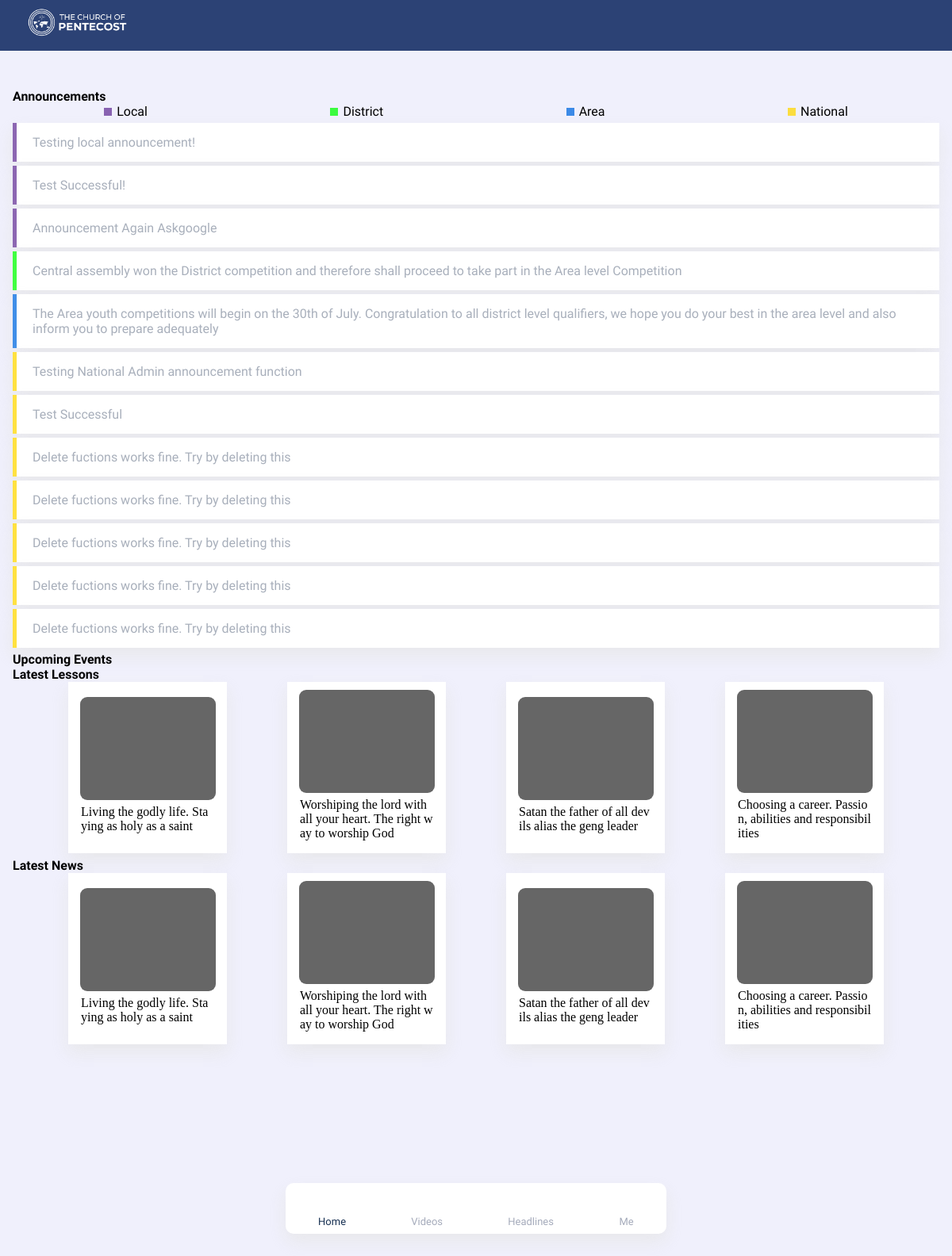
The page /member/home (signed in) on the database as committed earlier.
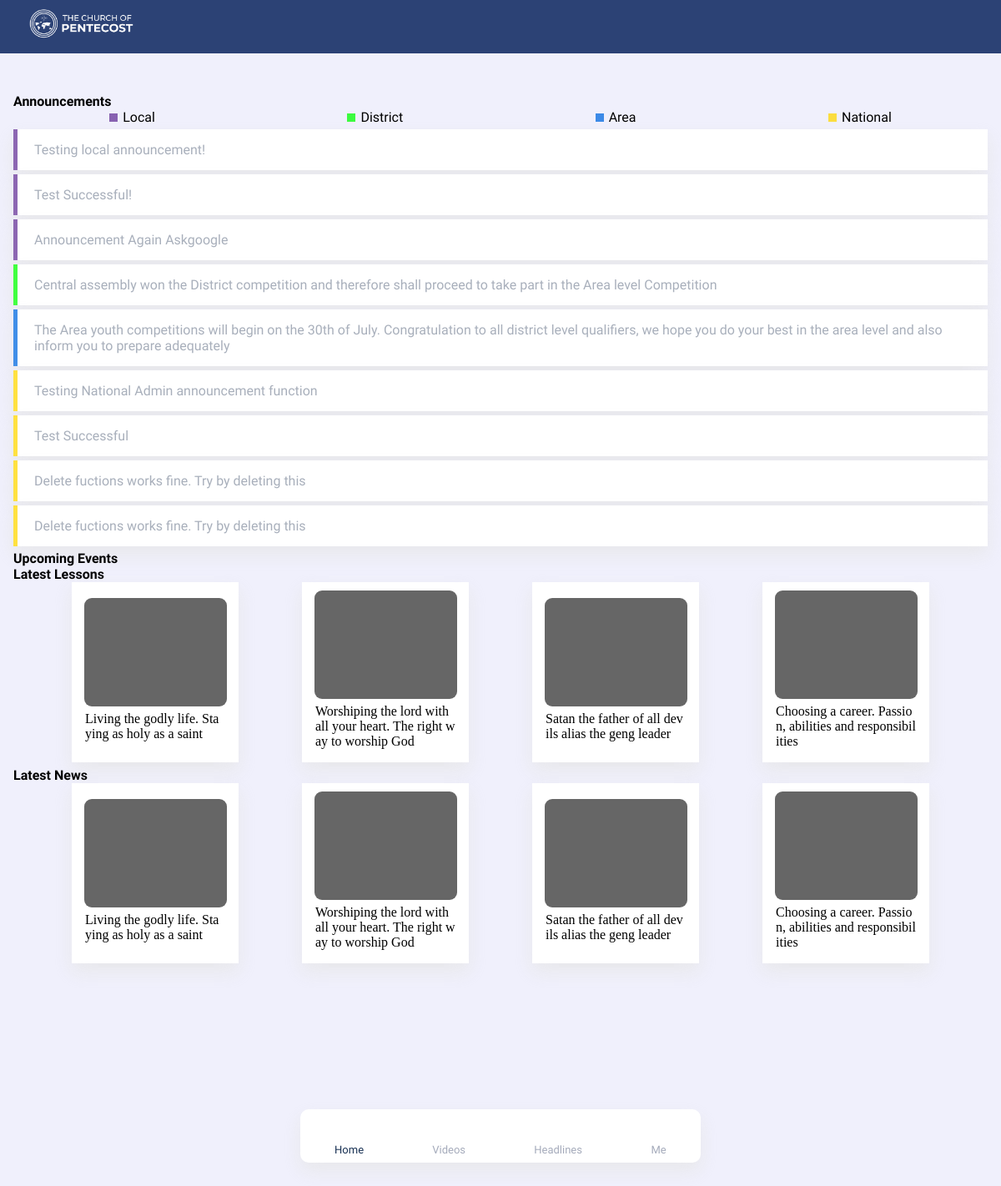
The same page on the database as committed later.
### thecop_app/models.py (models this page shows)
class LocalAnnouncement(models.Model):
    id = models.CharField(max_length=100, primary_key=True)
    date = models.DateField(auto_now=True)
    text = models.TextField()
    local = models.ForeignKey(LocalAssembly, on_delete=models.CASCADE)

class DistrictAnnouncement(models.Model):
    id = models.CharField(max_length=100, primary_key=True)
    date = models.DateField(auto_now=True)
    text = models.TextField()
    district = models.ForeignKey(District, on_delete=models.CASCADE)

class AreaAnnouncement(models.Model):
    id = models.CharField(max_length=100, primary_key=True)
    date = models.DateField(auto_now=True)
    text = models.TextField()
    area = models.ForeignKey(Area, on_delete=models.CASCADE)

class NationalAnnouncement(models.Model):
    id = models.CharField(max_length=100, primary_key=True)
    date = models.DateField(auto_now=True)
    text = models.TextField()
    nation = models.ForeignKey(Nation, on_delete=models.CASCADE)

### thecop_app/member/views.py (the view)
# urls.py: path("home", views.home, name="areaAdmin_home"),
def home(request):
    if request.session.get("member_id") is None:
        return redirect("member_login")
    else:
        try:
            member = Member.objects.get(pk=request.session.get("member_id"))
            upcoming_events = []
            current_datetime = timezone.now()
            for event in NationalEvent.objects.filter(start__gte=current_datetime).order_by('start'):
                upcoming_events.append(event)
            for event in AreaEvent.objects.filter(start__gte=current_datetime).order_by('start'):
                upcoming_events.append(event)
            for event in DistrictEvent.objects.filter(start__gte=current_datetime).order_by('start'):
                upcoming_events.append(event)
            for event in LocalEvent.objects.filter(start__gte=current_datetime).order_by('start'):
                upcoming_events.append(event)
            context = {
                "member": member,
                "upcoming_events": upcoming_events
            }
            return render(request, "thecop_app/member/home.html", context)
        except ObjectDoesNotExist:
            return redirect("member_login")
    return redirect("member_login")

### thecop_app/models.py (called while the page is built)
    def get_national_announcements(self):
        return self.local_assembly.district.area.nation.nationalannouncement_set.all()

    def get_area_announcements(self):
        return self.local_assembly.district.area.areaannouncement_set.all()

    def get_district_announcements(self):
        return self.local_assembly.district.districtannouncement_set.all()

    def get_local_announcements(self):
        return self.local_assembly.localannouncement_set.all()

### thecop_app/templates/thecop_app/member/home.html (shortened to what the changed rows need)
<!DOCTYPE html>
<html lang="en">
<head>
        <link rel="stylesheet" href="https://stackpath.bootstrapcdn.com/font-awesome/4.7.0/css/font-awesome.min.css">
    {% load static %}
    <link rel="stylesheet" href="{% static 'thecop_app/CSS/index.css' %}" />
    <link rel="stylesheet" href="{% static 'thecop_app/CSS/ananse.css' %}">
    <link rel="stylesheet" href="{% static 'thecop_app/CSS/form.css' %}">
    <link rel="stylesheet" href="{% static 'thecop_app/CSS/fa/allicons.css' %}">
</head>
<body style="display:grid">
<div class="appbody">
    <div>
        {% for announcement in member.get_local_announcements %}
            <div class="anc l">
                <span>{{ announcement.text }}</span>
            </div>
        {% endfor %}
        {% for announcement in member.get_district_announcements %}
            <div class="anc d">
                <span>{{ announcement.text }}</span>
            </div>
        {% endfor %}
        {% for announcement in member.get_area_announcements %}
            <div class="anc a">
                <span>{{ announcement.text }}</span>
            </div>
        {% endfor %}
        {% for announcement in member.get_national_announcements %}
            <div class="anc n">
                <span>{{ announcement.text }}</span>
            </div>
        {% endfor %}
    </div>
</div>
</body>
</html>

Rows that differ between the two databases and show on the page:
removed NationalAnnouncement: text "Delete fuctions works fine. Try by deleting this"
removed NationalAnnouncement: text "Delete fuctions works fine. Try by deleting this"
removed NationalAnnouncement: text "Delete fuctions works fine. Try by deleting this"
